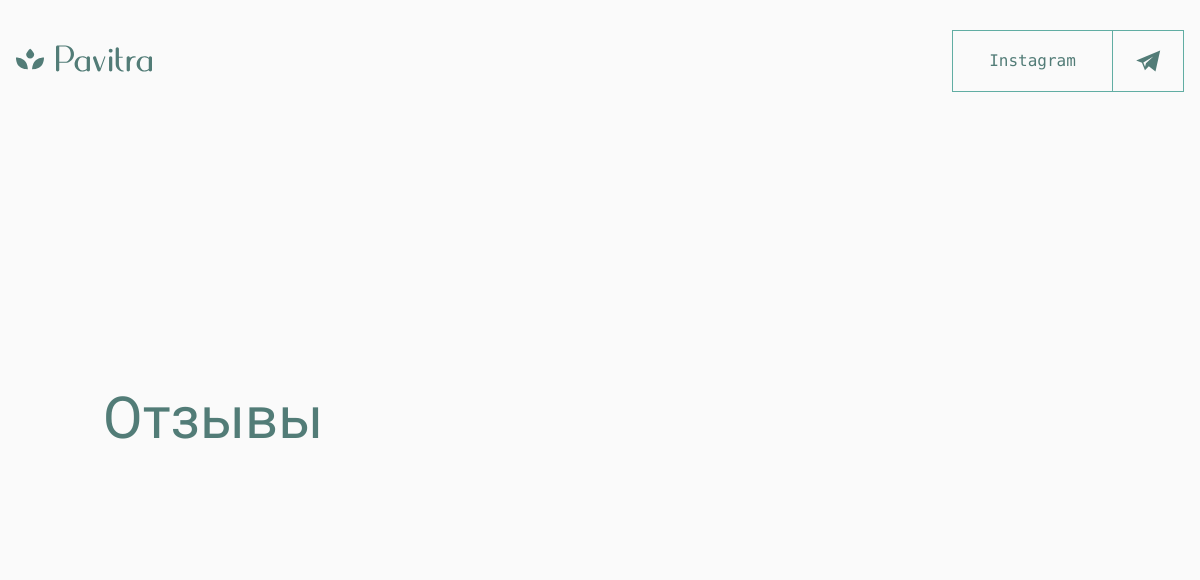
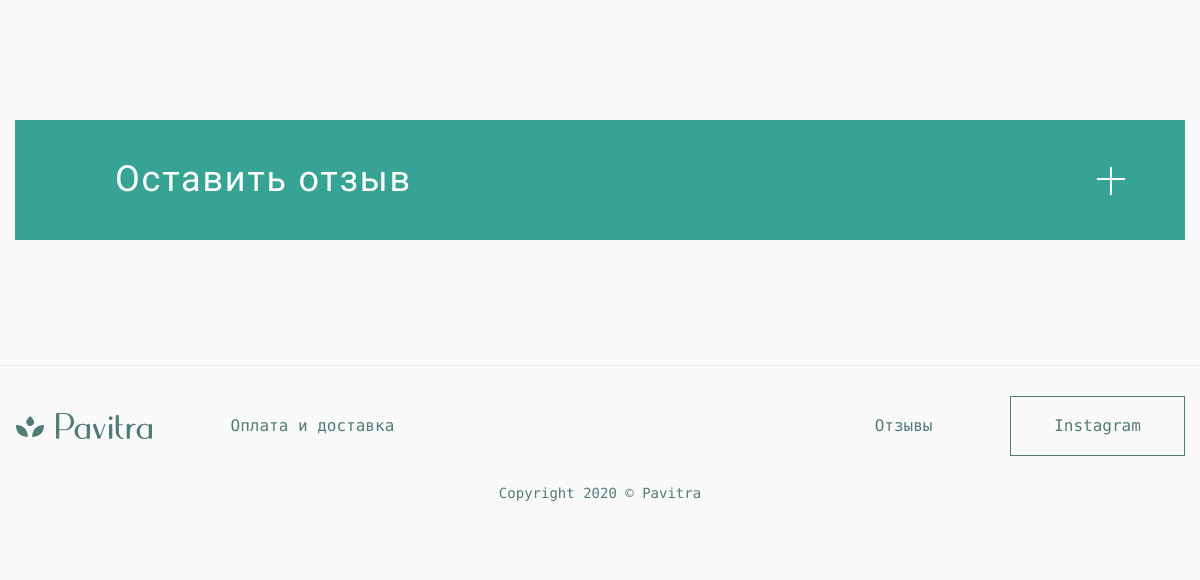
Before: /surfaces with the older database file (2 pictures, top to bottom).
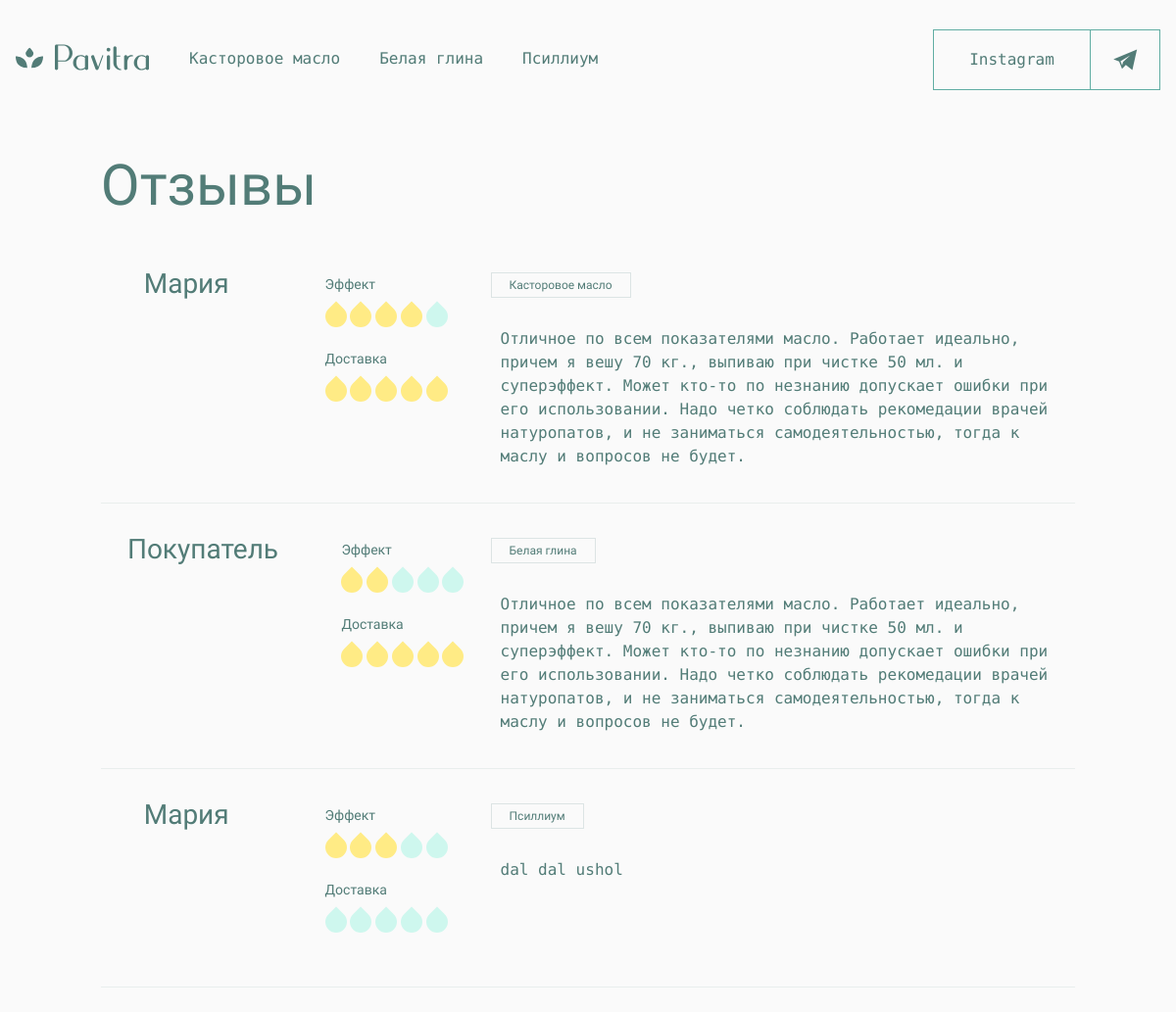
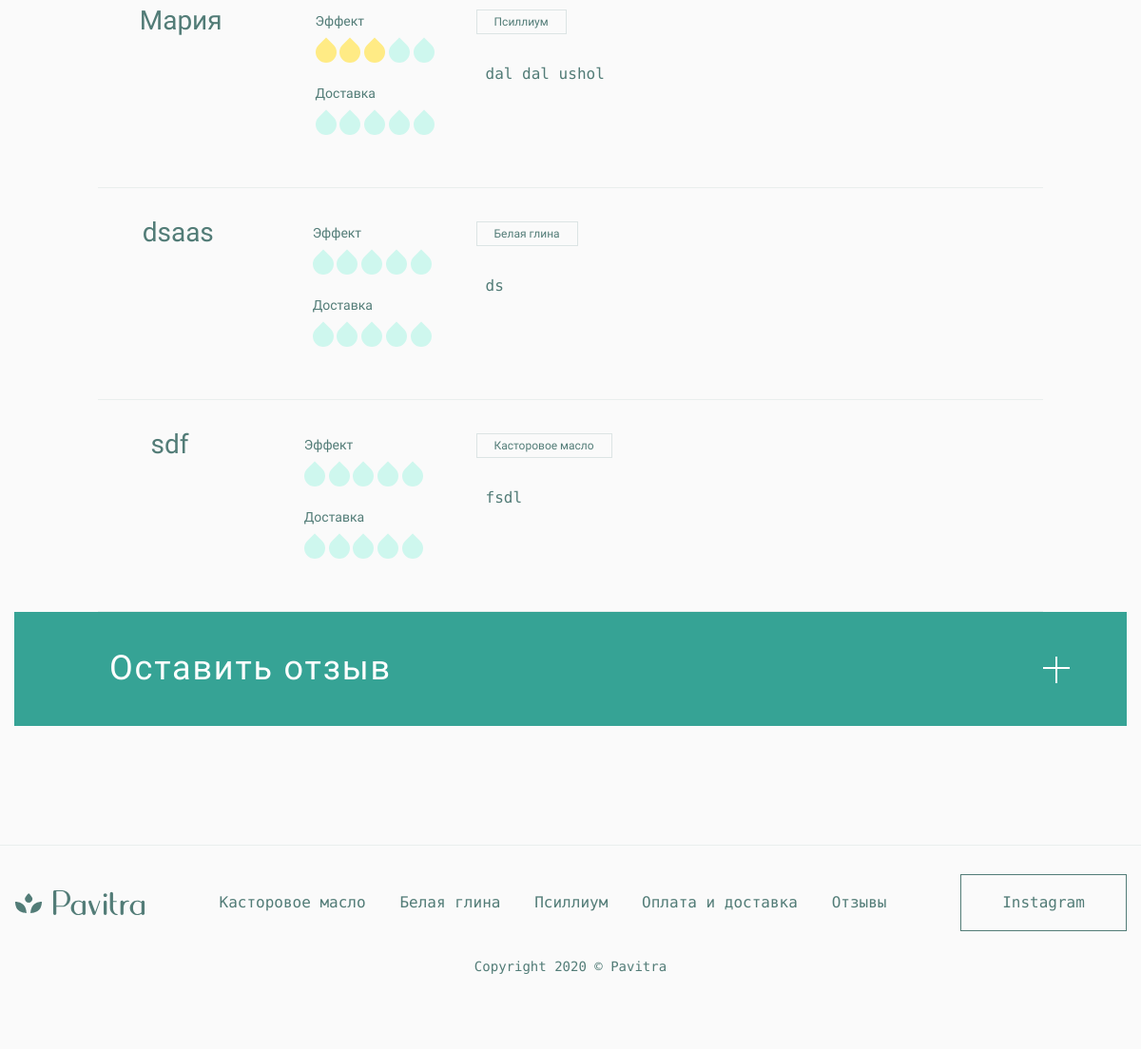
After: the same page with the newer database file (2 pictures, top to bottom).
### store/models.py (models this page shows, shortened)
class Product(models.Model):
    name = models.CharField(max_length=200)
    description = models.TextField(blank=True)
    shortDescription = models.CharField(max_length=100)
    image = models.CharField(
        max_length=200, default='https://droider.ru/wp-content/uploads/2016/12/parcel-delivery-package.jpg')
    price = models.FloatField()
    bgColor = models.CharField(max_length=10)
    def __str__(self):
        return self.name

class Comment(models.Model):
    product = models.ForeignKey(Product, on_delete=models.CASCADE)
    title = models.CharField(max_length=100)
    text = models.CharField(max_length=500)
    email = models.EmailField()
    name = models.CharField(max_length=50, default='Покупатель')
    effect = models.SmallIntegerField(default=0)
    delivery = models.SmallIntegerField(default=0)

### store/views.py (the view)
# urls.py: path('surfaces', view=views.surface, name='surface'),
def surface(req):
    if req.method == 'GET':
        comments = Comment.objects.all()
        products = Product.objects.all()[:3]
        return render(req, 'surface_page.html', {'comments': comments, 'products': products})

### store/templates/surface_page.html (shortened to what this page needs)
{% extends 'base.html' %}
{% load static %}
{% block styles %}
<link rel="stylesheet" href="{% static 'css/surface_page.css' %}">
{% endblock %}
{% block header %}
<header class="header">
    <div class="container">
        <div class="header__wrap">
            {% include "nav.html" %}
            <div class="hero">
                <h2 class="hero__title philosopher">Отзывы</h2>
                <div class="surfaces" id='surfaces'>
                    {% for comment in comments %}
                        {% include 'comment.html' with comment=comment %}
                    {% endfor %}
                </div>
            </div>
        </div>
    </div>
</header>
{% endblock %}
{% block main %}
<main>
    <form action="/" method='post' class="addSurface" id="addSurface_form">
        <div class="container">
            <div class="addSurface__wrap">
                <div class="addSurface__header" onclick="this.parentNode.parentNode.parentNode.classList.toggle('addSurface-active')">
                    <div class="addSurface__title philosopher">Оставить отзыв</div>
                    <div class="addSurface__opentab">
                        <div></div>
                    </div>
                </div>
            </div>
        </div>
    </form>
</main>
{% endblock %}

### store/templates/base.html (shortened to what this page needs)
{% load static %}
<html lang="ru">
<head>
    <link rel="stylesheet" href="{% static 'css/normalize.css' %}">
    <link rel="stylesheet" href="{% static 'css/loader.css' %}">
    <link rel="stylesheet" href="{% static 'css/jquery.mCustomScrollbar.min.css' %}">
    {% block styles %}
    {% endblock %}
</head>
<body id='body'>
    <header>{% block header %} {% endblock %}</header>
    {% block main %} {% endblock %}
    <footer class="footer">
        <div class="mainFooter">
            <div class="container">
                <div class="mainFooter__wrap">
                    <div>
                        <div class="mainFooter__logo">
                            {% include 'logo.html' %}
                        </div>
                        <ul class="mainFooter__nav">
                            {% for product in products %}
                                <li>
                                    <a href="{% url 'product' id=product.id %}">{{ product.name }}</a>
                                </li>
                            {% endfor %}
                            <li>
                                <a href="{% url 'buyDelivery' %}">Оплата и доставка</a>
                            </li>
                            <li>
                                <a href="{% url 'surface' %}">Отзывы</a>
                            </li>
                        </ul>
                        <a class="mainFooter__inst btn btn-t1 btn-t1-hover">
                            <span>Instagram</span>
                        </a>
                    </div>
                    <div class="mainFooter__copy">
                        <div>
                            <a>Copyright 2020 © Pavitra</a>
                        </div>
                    </div>
                </div>
            </div>
        </div>
    </footer>
</body>
</html>

### store/templates/logo.html (shortened to what this page needs)
<a class="logo" href="{% url 'index' %}">
</a>

### store/templates/nav.html (shortened to what this page needs)
<nav class="nav">
    <div class="container">
        <div class="nav__wrap">
            <div class="nav__links">
                <div class="nav__logo">
                    {% include 'logo.html' %}
                </div>
                <ul class="nav__ul">
                    {% for product in products %}
                        <li class="nav__li">
                            <a href="{% url 'product' id=product.id %}" class="nav__link">{{ product.name }}</a>
                        </li>
                    {% endfor %}
                </ul>
            </div>
            <div class="nav__buttons communicate">
                <a class="communicate__inst btn btn-t1 btn-t1-hover">
                    <span>Instagram</span>
                </a>
                <a class="communicate__chat btn btn-t1 btn-t1-hover">
                    <span>
                        <svg width="25" height="22" viewBox="0 0 25 22">
                            <path d="M5.94324 12.7317L8.92822 20.1605L12.8143 16.2917L19.4771 21.5639L24.1685 0.563934L0.168457 10.5163L5.94324 12.7317ZM17.3104 6.58904L9.96442 13.2596L9.04944 16.6927L7.35919 12.4851L17.3104 6.58904Z" fill="inherit"/>
                        </svg>
                    </span>
                </a>
            </div>
        </div>
    </div>
</nav>

### store/templates/comment.html
<div class="comment">
    <div>
        <div class="comment__author philosopher">
            {{comment.name}}
        </div>
        <div class="comment__score">
            <div class="comment__effect">
                <div>Эффект</div>
                <div class="comment__score_num">
                    {% if comment.effect > 0 %}
                        {% include 'score.html' with color='#FFEB85' %}
                    {% else %}
                        {% if comment.border %}
                                {% include 'score.html' with border=true %}
                            {% else %}
                                {% include 'score.html' with color='#CEF7EE' %}
                            {% endif %}
                    {% endif %}
                    {% if comment.effect > 1 %}
                        {% include 'score.html' with color='#FFEB85' %}
                    {% else %}
                        {% if comment.border %}
                                {% include 'score.html' with border=true %}
                            {% else %}
                                {% include 'score.html' with color='#CEF7EE' %}
                            {% endif %}
                    {% endif %}
                    {% if comment.effect > 2 %}
                        {% include 'score.html' with color='#FFEB85' %}
                    {% else %}
                        {% if comment.border %}
                                {% include 'score.html' with border=true %}
                            {% else %}
                                {% include 'score.html' with color='#CEF7EE' %}
                            {% endif %}
                    {% endif %}
                    {% if comment.effect > 3 %}
                        {% include 'score.html' with color='#FFEB85' %}
                    {% else %}
                        {% if comment.border %}
                                {% include 'score.html' with border=true %}
                            {% else %}
                                {% include 'score.html' with color='#CEF7EE' %}
                            {% endif %}
                    {% endif %}
                    {% if comment.effect > 4 %}
                        {% include 'score.html' with color='#FFEB85' %}
                    {% else %}
                        {% if comment.border %}
                                {% include 'score.html' with border=true %}
                            {% else %}
                                {% include 'score.html' with color='#CEF7EE' %}
                            {% endif %}
                    {% endif %}
                </div>
            </div>
            <div class="comment__delivery">
                <div>Доставка</div>
                <div class="comment__score_num">
                    {% if comment.delivery > 0 %}
                        {% include 'score.html' with color='#FFEB85' %}
                    {% else %}
                        {% if comment.border %}
                                {% include 'score.html' with border=true %}
                            {% else %}
                                {% include 'score.html' with color='#CEF7EE' %}
                            {% endif %}
                    {% endif %}
                    {% if comment.delivery > 1 %}
                        {% include 'score.html' with color='#FFEB85' %}
                    {% else %}
                        {% if comment.border %}
                                {% include 'score.html' with border=true %}
                            {% else %}
                                {% include 'score.html' with color='#CEF7EE' %}
                            {% endif %}
                    {% endif %}
                    {% if comment.delivery > 2 %}
                        {% include 'score.html' with color='#FFEB85' %}
                    {% else %}
                        {% if comment.border %}
                                {% include 'score.html' with border=true %}
                            {% else %}
                                {% include 'score.html' with color='#CEF7EE' %}
                            {% endif %}
                    {% endif %}
                    {% if comment.delivery > 3 %}
                        {% include 'score.html' with color='#FFEB85' %}
                    {% else %}
                        {% if comment.border %}
                                {% include 'score.html' with border=true %}
                            {% else %}
                                {% include 'score.html' with color='#CEF7EE' %}
                            {% endif %}
                    {% endif %}
                    {% if comment.delivery > 4 %}
                        {% include 'score.html' with color='#FFEB85' %}
                    {% else %}
                        {% if comment.border %}
                                {% include 'score.html' with border=true %}
                            {% else %}
                                {% include 'score.html' with color='#CEF7EE' %}
                            {% endif %}
                    {% endif %}
                </div>
            </div>
        </div>
    </div>
    <div>
        <div class="comment__product philosopher">
            {{comment.product}}
        </div>
        <div class="comment__text">
            {{comment.text}}
        </div>
    </div>
</div>

### store/templates/score.html
<div class="tear" style="
    {% if border %}
        border: 1px solid #DCE4E4;
        background-color: transparent;
    {% else %}
        border: none;
        background-color: {{color}};
    {% endif %}">
</div>

Changed rows visible on the page:
added Product: name "Касторовое масло"
added Product: name "Белая глина"
added Product: name "Псиллиум"
added Comment: name "Мария", product "Касторовое масло", text "Отличное по всем показателями масло. Работает идеально, причем я вешу 70 кг., выпиваю при чистке 50 мл. и суперэффект. Может кто-то по незнанию допускает ошибки при его использовании. Надо четко соблюдать рекомедации врачей натуропатов, и не заниматься самодеятельностью, тогда к маслу и вопросов не будет."
added Comment: name "Покупатель", product "Белая глина", text "Отличное по всем показателями масло. Работает идеально, причем я вешу 70 кг., выпиваю при чистке 50 мл. и суперэффект. Может кто-то по незнанию допускает ошибки при его использовании. Надо четко соблюдать рекомедации врачей натуропатов, и не заниматься самодеятельностью, тогда к маслу и вопросов не будет."
added Comment: name "Мария", product "Псиллиум", text "dal dal ushol"
added Comment: name "Мария", product "Псиллиум", text "dal dal ushol"
added Comment: name "dsaas", product "Белая глина", text "ds"
added Comment: name "sdf", product "Касторовое масло", text "fsdl"
